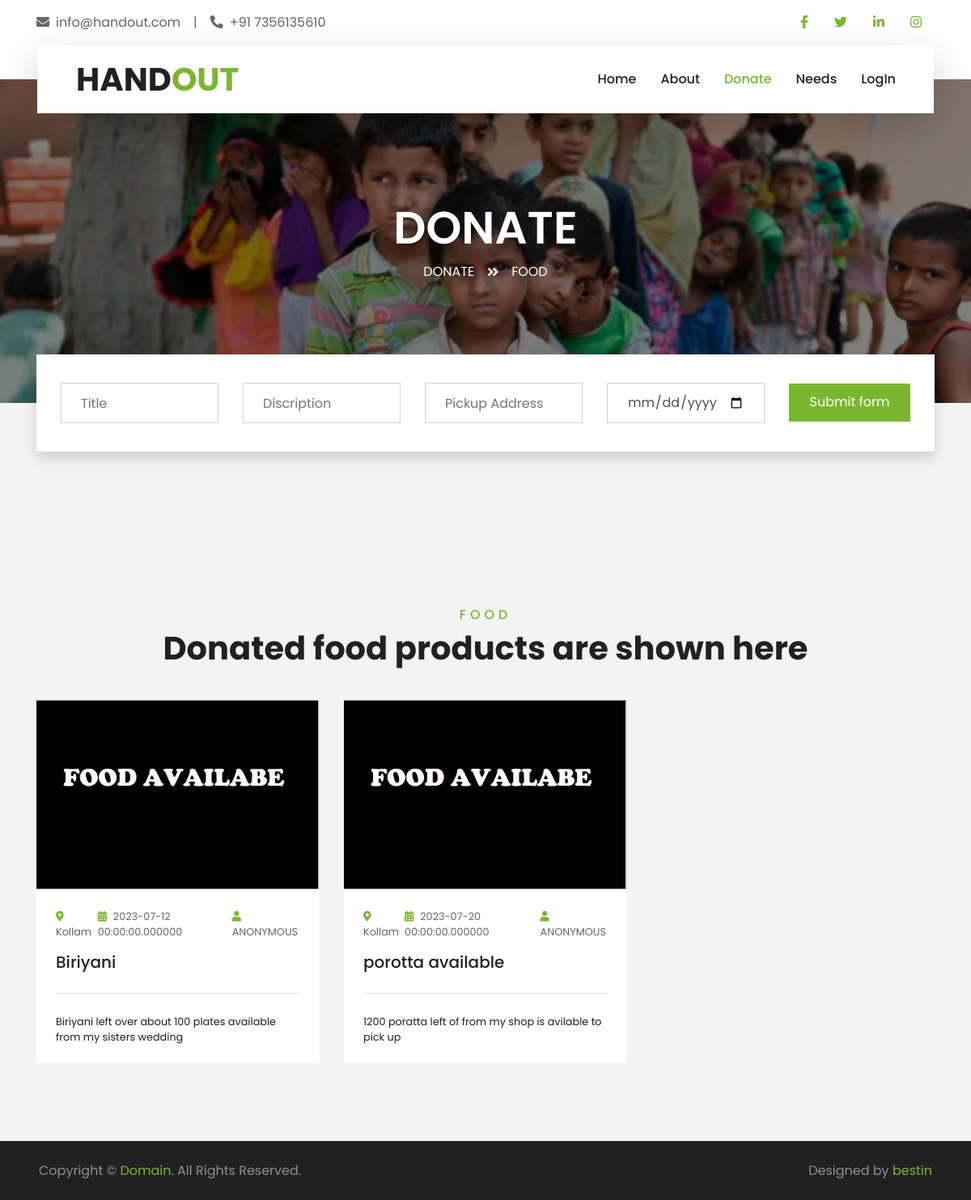
The app's page /donate.php with its own data.
### tables this page shows
CREATE TABLE `food` (
  `id` int(10) NOT NULL,
  `use_by` datetime(6) NOT NULL,
  `from_username` varchar(100) NOT NULL,
  `item_name` varchar(100) NOT NULL,
  `item_discription` varchar(1000) NOT NULL,
  `pick_up` varchar(100) NOT NULL,
  `Status` varchar(200) NOT NULL,
  `timestamp` timestamp(6) NOT NULL DEFAULT current_timestamp(6) ON UPDATE current_timestamp(6)
);

### donate.php (the view, shortened to what this page needs)
<!DOCTYPE html>
<html lang="en">
<head>
    <link href="https://cdnjs.cloudflare.com/ajax/libs/font-awesome/5.10.0/css/all.min.css" rel="stylesheet">
    <link href="lib/owlcarousel/assets/owl.carousel.min.css" rel="stylesheet">
    <link href="lib/tempusdominus/css/tempusdominus-bootstrap-4.min.css" rel="stylesheet" />
    <link href="css/style.css" rel="stylesheet">
</head>
<body>
    <div class="container-fluid bg-light pt-3 d-none d-lg-block">
        <div class="container">
            <div class="row">
                <div class="col-lg-6 text-center text-lg-left mb-2 mb-lg-0">
                    <div class="d-inline-flex align-items-center">
                    <p><i class="fa fa-envelope mr-2"></i>info@handout.com</p>
                        <p class="text-body px-3">|</p>
                        <p><i class="fa fa-phone-alt mr-2"></i>+91 7356135610</p>
                    </div>
                </div>
                <div class="col-lg-6 text-center text-lg-right">
                    <div class="d-inline-flex align-items-center">
                        <a class="text-primary px-3" href="https://instagram.com/bestin_s_jorly?igshid=ZDc4ODBmNjlmNQ=="">
                            <i class="fab fa-facebook-f"></i>
                        </a>
                        <a class="text-primary px-3" href="https://twitter.com/bestin_s_j?t=PhxUyV2tIvYxARQ49C1f8A&s=09">
                            <i class="fab fa-twitter"></i>
                        </a>
                        <a class="text-primary px-3" href="https://www.linkedin.com/in/bestin-s-j-791b07251">
                            <i class="fab fa-linkedin-in"></i>
                        </a>
                        <a class="text-primary px-3" href="https://instagram.com/bestin_s_jorly?igshid=ZDc4ODBmNjlmNQ==">
                            <i class="fab fa-instagram"></i>
                        </a>
                    </div>
                </div>
            </div>
        </div>
    </div>
    <div class="container-fluid position-relative nav-bar p-0">
        <div class="container-lg position-relative p-0 px-lg-3" style="z-index: 9;">
            <nav class="navbar navbar-expand-lg bg-light navbar-light shadow-lg py-3 py-lg-0 pl-3 pl-lg-5">
                <a href="" class="navbar-brand">
                <h1 class="m-0 text-primary"><span class="text-dark">HAND</span>OUT</h1>
                </a>
                <div class="collapse navbar-collapse justify-content-between px-3" id="navbarCollapse">
                    <div class="navbar-nav ml-auto py-0">
                        <a href="index.php" class="nav-item nav-link">Home</a>
                        <a href="about.php" class="nav-item nav-link">About</a>
                        <a href="donate.php" class="nav-item nav-link active">Donate</a>
                        <a href="needs.php" class="nav-item nav-link">Needs</a>
                        <a href="login.php" class="nav-item nav-link">LogIn</a>
                    </div>
                </div>
            </nav>
        </div>
    </div>
    <div class="container-fluid page-header">
        <div class="container">
            <div class="d-flex flex-column align-items-center justify-content-center" style="min-height: 400px">
                <h3 class="display-4 text-white text-uppercase">Donate</h3>
                <div class="d-inline-flex text-white">
                    <p class="m-0 text-uppercase"><a class="text-white" href="">Donate</a></p>
                    <i class="fa fa-angle-double-right pt-1 px-3"></i>
                    <p class="m-0 text-uppercase">Food</p>
                </div>
            </div>
        </div>
    </div>
<form action="add_food.php" method="post" enctype="multipart/form-data" >
    <div class="container-fluid booking mt-5 pb-5">
        <div class="container pb-5">
            <div class="bg-light shadow" style="padding: 30px;">
                <div class="row align-items-center" style="min-height: 60px;">
                    <div class="col-md-10">
                        <div class="row">
                            <div class="col-md-3">
                                <div class="mb-3 mb-md-0">
                                <div class="date" id="date2" >
                                        <input type="text" name="title" class="form-control p-4" placeholder="Title" required>
                                    </div>
                                </div>
                            </div>
                            <div class="col-md-3">
                                <div class="mb-3 mb-md-0">
                                <div class="date" id="date2" >
                                        <input type="text" name="discription" class="form-control p-4" placeholder="Discription" required>
                                    </div>
                                </div>
                            </div>
                            <div class="col-md-3">
                                <div class="mb-3 mb-md-0">
                                <div class="date" id="date2" >
                                        <input type="text"  name="address" class="form-control p-4" placeholder="Pickup Address" required>
                                    </div>
                                </div>
                            </div>
                            <div class="col-md-3">
                                <div class="mb-3 mb-md-0">
                                    <div class="date" id="date1" data-target-input="nearest">
                                        <input type="date" name="use_by" class="form-control p-4 datetimepicker-input" placeholder="Use By" data-target="#date1" data-toggle="datetimepicker" required>
                                </div>
                                </div>
                            </div>
                        </div>
                    </div>
                    <div class="col-md-2">
                        <button class="btn btn-primary btn-block" type="submit" style="height: 47px; margin-top: -2px;" type="submit" value="Upload Image">Submit form</button>
                    </div>
                </div>
            </form>
    <div class="container-fluid py-5">
        <div class="container pt-5 pb-3">
            <div class="text-center mb-3 pb-3">
                <h6 class="text-primary text-uppercase" style="letter-spacing: 5px;">FOOD</h6>
                <h1>Donated food products are shown here</h1>
            </div>
            <div class="row">
                        <?php
            require_once "config/config.php";
            $sql = "SELECT * FROM `food`";
            $result = $mysql_db->query($sql);
            if ($result->num_rows > 0) {
            while ($row = $result->fetch_assoc()) {
            ?>
                <div class="col-lg-4 col-md-6 mb-4">
                    <div class="package-item bg-white mb-2">
                        <img class="img-fluid" src="img/package-1.jpg" alt="">
                        <div class="p-4">
                            <div class="d-flex justify-content-between mb-3">
                                <small class="m-0"><i class="fa fa-map-marker-alt text-primary mr-2"></i>Kollam</small>
                                <small class="m-0"><i class="fa fa-calendar-alt text-primary mr-2"></i><?php echo $row['use_by']; ?></small>
                                <small class="m-0"><i class="fa fa-user text-primary mr-2"></i><?php echo $row['from_username']; ?></small>
                            </div>
                            <a class="h5 text-decoration-none" href=""><?php echo $row['item_name']; ?></a>
                            <div class="border-top mt-4 pt-4">
                                <div class="d-flex justify-content-between">
                                    <h6 class="m-0"></i><small><?php echo $row['item_discription']; ?></small></h6>
                                </div>
                            </div>
                        </div>
                    </div>
                </div>
                <?php
}
}
?>
            </div>
        </div>
    </div>
    <div class="container-fluid bg-dark text-white border-top py-4 px-sm-3 px-md-5" style="border-color: rgba(256, 256, 256, .1) !important;">
        <div class="row">
            <div class="col-lg-6 text-center text-md-left mb-3 mb-md-0">
                <p class="m-0 text-white-50">Copyright &copy; <a href="#">Domain</a>. All Rights Reserved.</a>
                </p>
            </div>
            <div class="col-lg-6 text-center text-md-right">
                <p class="m-0 text-white-50">Designed by <a href="mailto:bestin.s.jorly@gmail.com?subject=HandOut donation managemant system" target="_blank">bestin</a>
                </p>
            </div>
        </div>
    </div>
</body>
</html>

### records on screen
food: use_by "2023-07-12 00:00:00.000000", from_username "ANONYMOUS", item_name "Biriyani", item_discription "Biriyani left over about 100 plates available from my sisters wedding"
food: use_by "2023-07-20 00:00:00.000000", from_username "ANONYMOUS", item_name "porotta available", item_discription "1200 poratta left of from my shop is avilable to pick up"
